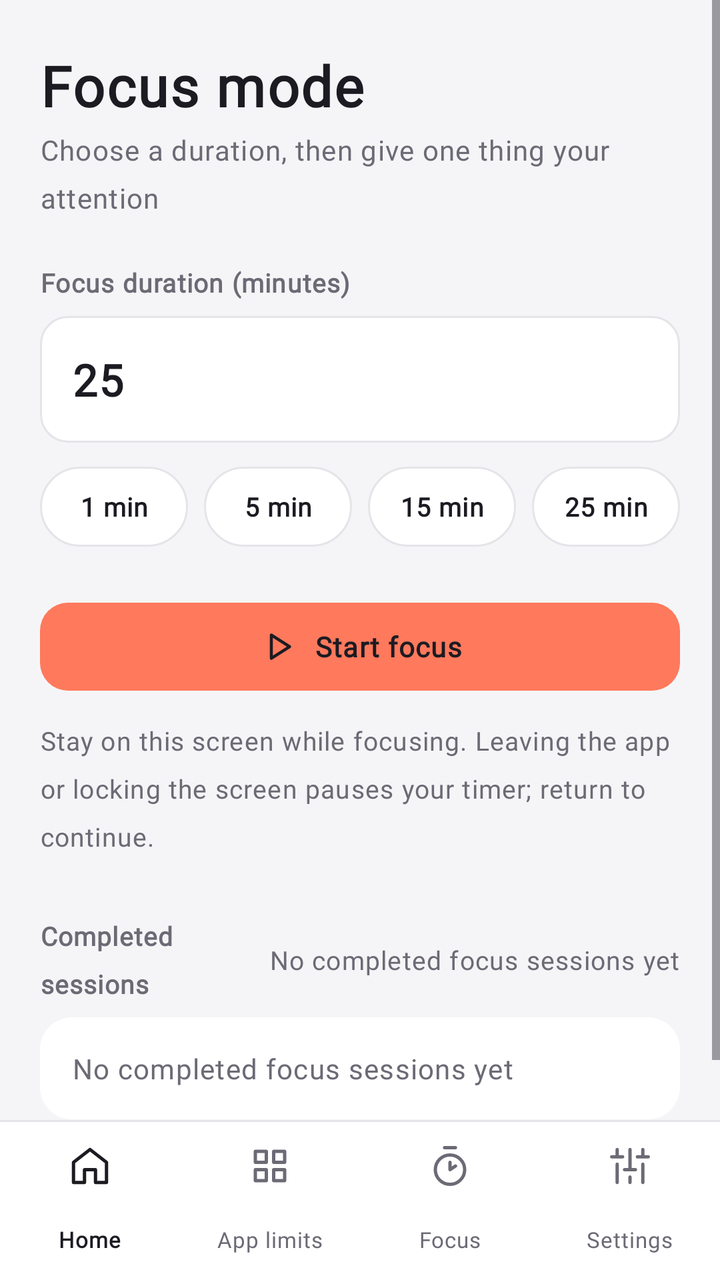
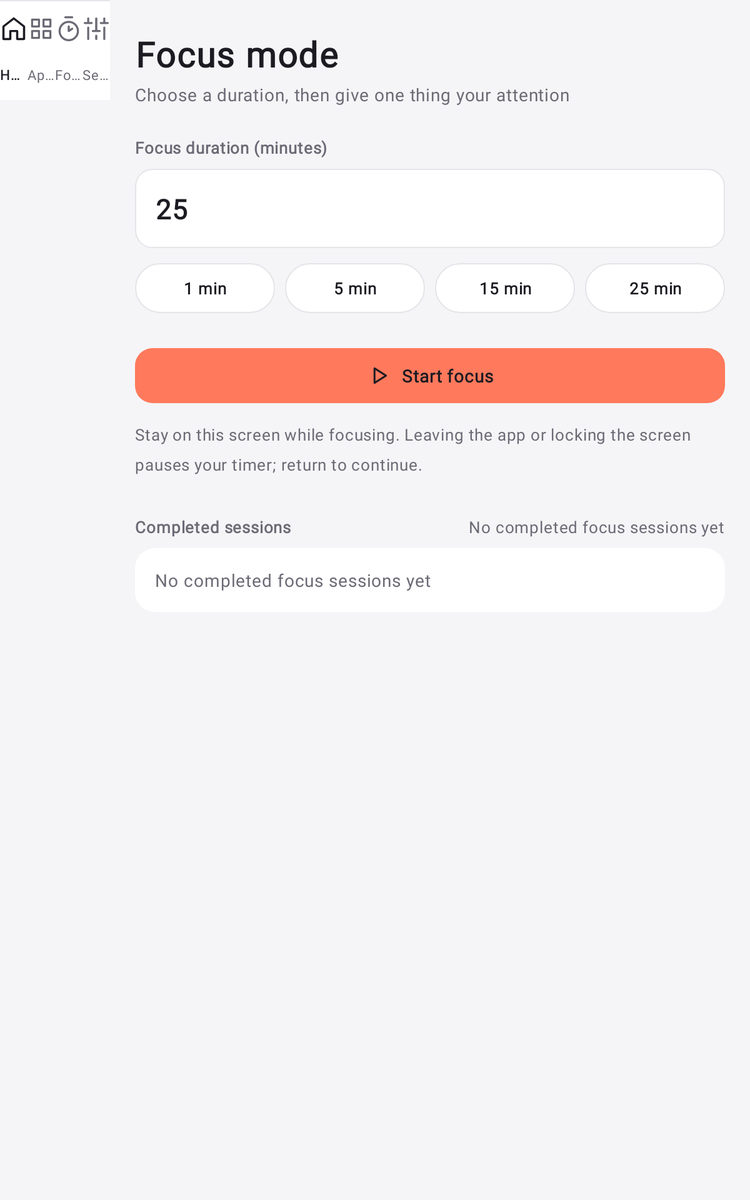

An Android layout and its configuration variant, each rendered on a device that would load it. The default file and the variant file are quoted in full after the pictures.
<!-- AndroidManifest.xml: application theme Theme.RoastApp -->
<!-- res/layout/focus_activity.xml -->
<?xml version="1.0" encoding="utf-8"?>
<androidx.constraintlayout.widget.ConstraintLayout xmlns:android="http://schemas.android.com/apk/res/android" xmlns:app="http://schemas.android.com/apk/res-auto" android:layout_width="match_parent" android:layout_height="match_parent" android:fitsSystemWindows="true" android:background="@color/pid_background">
  <include android:id="@+id/pid_navigation" layout="@layout/pid_navigation" android:layout_width="0dp" android:layout_height="wrap_content" app:layout_constraintBottom_toBottomOf="parent" app:layout_constraintStart_toStartOf="parent" app:layout_constraintEnd_toEndOf="parent" />
  <ScrollView android:id="@+id/pid_scroll" android:layout_width="0dp" android:layout_height="0dp" android:fillViewport="true" android:clipToPadding="false" app:layout_constraintTop_toTopOf="parent" app:layout_constraintBottom_toTopOf="@id/pid_navigation" app:layout_constraintStart_toStartOf="parent" app:layout_constraintEnd_toEndOf="parent">
    <androidx.constraintlayout.widget.ConstraintLayout android:layout_width="match_parent" android:layout_height="wrap_content">
      <LinearLayout android:layout_width="0dp" android:layout_height="wrap_content" android:orientation="vertical" android:paddingStart="20dp" android:paddingEnd="20dp" android:paddingTop="24dp" android:paddingBottom="32dp" app:layout_constraintTop_toTopOf="parent" app:layout_constraintStart_toStartOf="parent" app:layout_constraintEnd_toEndOf="parent" app:layout_constraintWidth_max="560dp">

        
        <com.google.android.material.button.MaterialButton android:id="@+id/btn_focus_back" style="@style/Widget.PutItDown.Button.Back" android:layout_width="wrap_content" android:layout_height="wrap_content" android:text="@string/pid_back" android:visibility="gone" />

        <TextView android:id="@+id/text_focus_title" android:layout_width="match_parent" android:layout_height="wrap_content" android:text="@string/pid_focus_title" android:textAppearance="@style/TextAppearance.PutItDown.Heading" />
        <TextView android:id="@+id/text_focus_subtitle" android:layout_width="match_parent" android:layout_height="wrap_content" android:layout_marginTop="4dp" android:text="@string/pid_focus_desc" android:textAppearance="@style/TextAppearance.PutItDown.Label" android:textColor="@color/pid_on_surface_variant" />

        <include layout="@layout/pid_focus_feedback" />

        <LinearLayout android:id="@+id/layout_focus_duration_controls" android:layout_width="match_parent" android:layout_height="wrap_content" android:orientation="vertical" android:layout_marginTop="24dp">
          <TextView android:id="@+id/pid_duration_label" android:layout_width="match_parent" android:layout_height="wrap_content" android:text="@string/pid_duration" android:textAppearance="@style/TextAppearance.PutItDown.GroupLabel" />
          <com.google.android.material.textfield.TextInputLayout android:id="@+id/input_layout_focus_minutes" style="@style/Widget.PutItDown.TextField" android:layout_width="match_parent" android:layout_height="wrap_content" android:layout_marginTop="8dp" app:hintEnabled="false">
            <com.google.android.material.textfield.TextInputEditText android:id="@+id/edit_focus_minutes" android:layout_width="match_parent" android:layout_height="wrap_content" android:inputType="number" android:maxLength="3" android:text="@string/focus_default_minutes" android:textSize="22sp" android:textStyle="bold" android:textColor="@color/pid_on_surface" android:fontFeatureSettings="tnum" android:contentDescription="@string/pid_duration" />
          </com.google.android.material.textfield.TextInputLayout>
          <LinearLayout android:layout_width="match_parent" android:layout_height="wrap_content" android:orientation="horizontal" android:layout_marginTop="12dp">
            <com.google.android.material.button.MaterialButton android:id="@+id/btn_preset_1" style="@style/Widget.PutItDown.Button.Chip" android:layout_width="0dp" android:layout_weight="1" android:layout_height="wrap_content" android:layout_marginEnd="8dp" android:text="@string/focus_preset_1_min" android:checkable="true" />
            <com.google.android.material.button.MaterialButton android:id="@+id/btn_preset_5" style="@style/Widget.PutItDown.Button.Chip" android:layout_width="0dp" android:layout_weight="1" android:layout_height="wrap_content" android:layout_marginEnd="8dp" android:text="@string/focus_preset_5_min" android:checkable="true" />
            <com.google.android.material.button.MaterialButton android:id="@+id/btn_preset_15" style="@style/Widget.PutItDown.Button.Chip" android:layout_width="0dp" android:layout_weight="1" android:layout_height="wrap_content" android:layout_marginEnd="8dp" android:text="@string/focus_preset_15_min" android:checkable="true" />
            <com.google.android.material.button.MaterialButton android:id="@+id/btn_preset_25" style="@style/Widget.PutItDown.Button.Chip" android:layout_width="0dp" android:layout_weight="1" android:layout_height="wrap_content" android:text="@string/focus_preset_25_min" android:checkable="true" />
          </LinearLayout>
        </LinearLayout>

        <LinearLayout android:id="@+id/pid_timer_container" android:layout_width="232dp" android:layout_height="232dp" android:orientation="vertical" android:layout_marginTop="28dp" android:layout_marginBottom="8dp" android:layout_gravity="center" android:gravity="center" android:background="@drawable/pid_timer_ring" android:visibility="gone">
          <TextView android:id="@+id/text_focus_status" android:layout_width="wrap_content" android:layout_height="wrap_content" android:layout_gravity="center" android:gravity="center" android:text="@string/focus_status_ready" android:textAppearance="@style/TextAppearance.PutItDown.Supporting" />
          <TextView android:id="@+id/text_focus_timer" android:layout_width="match_parent" android:layout_height="wrap_content" android:layout_marginTop="4dp" android:gravity="center" android:maxLines="1" android:text="@string/focus_default_timer" android:textAppearance="@style/TextAppearance.PutItDown.Timer" android:autoSizeTextType="uniform" android:autoSizeMinTextSize="28sp" android:autoSizeMaxTextSize="48sp" android:autoSizeStepGranularity="1sp" />
          <TextView android:id="@+id/pid_timer_caption" android:layout_width="wrap_content" android:layout_height="wrap_content" android:layout_marginTop="4dp" android:text="@string/pid_keep_open" android:textAppearance="@style/TextAppearance.PutItDown.Supporting" />
        </LinearLayout>

        <com.google.android.material.button.MaterialButton android:id="@+id/btn_focus_start" style="@style/Widget.PutItDown.Button.Primary" android:layout_width="match_parent" android:layout_height="wrap_content" android:layout_marginTop="24dp" android:text="@string/pid_start_focus" app:icon="@drawable/pid_ic_play" />
        <com.google.android.material.button.MaterialButton android:id="@+id/btn_focus_abandon" style="@style/Widget.PutItDown.Button.Secondary" android:layout_width="match_parent" android:layout_height="wrap_content" android:layout_marginTop="24dp" android:text="@string/pid_end_focus" android:visibility="gone" />
        <TextView android:id="@+id/pid_focus_note" android:layout_width="match_parent" android:layout_height="wrap_content" android:layout_marginTop="12dp" android:text="@string/pid_focus_note" android:textAppearance="@style/TextAppearance.PutItDown.Supporting" />

        <LinearLayout android:layout_width="match_parent" android:layout_height="wrap_content" android:orientation="horizontal" android:gravity="center_vertical" android:layout_marginTop="32dp">
          <TextView android:id="@+id/text_focus_history_header" android:layout_width="0dp" android:layout_weight="1" android:layout_height="wrap_content" android:text="@string/pid_completed" android:textAppearance="@style/TextAppearance.PutItDown.GroupLabel" />
          <TextView android:id="@+id/text_focus_completed_count" android:layout_width="wrap_content" android:layout_height="wrap_content" android:text="@string/focus_history_empty" android:textAppearance="@style/TextAppearance.PutItDown.Supporting" />
        </LinearLayout>
        <TextView android:id="@+id/text_focus_history_list" android:layout_width="match_parent" android:layout_height="wrap_content" android:layout_marginTop="8dp" android:padding="16dp" android:background="@drawable/pid_card_background" android:text="@string/focus_history_empty" android:textAppearance="@style/TextAppearance.PutItDown.Label" android:textColor="@color/pid_on_surface_variant" android:lineSpacingExtra="4dp" />
      </LinearLayout>
    </androidx.constraintlayout.widget.ConstraintLayout>
  </ScrollView>
</androidx.constraintlayout.widget.ConstraintLayout>
<!-- res/layout/pid_navigation.xml (included above) -->
<?xml version="1.0" encoding="utf-8"?>
<FrameLayout
    xmlns:android="http://schemas.android.com/apk/res/android"
    xmlns:app="http://schemas.android.com/apk/res-auto"
    android:layout_width="match_parent"
    android:layout_height="wrap_content">
  <com.google.android.material.bottomnavigation.BottomNavigationView
      android:id="@+id/pid_bottom_nav"
      android:layout_width="match_parent"
      android:layout_height="wrap_content"
      android:background="@color/pid_surface"
      app:menu="@menu/pid_navigation"
      app:labelVisibilityMode="labeled"
      app:itemIconTint="@color/pid_nav_icon"
      app:itemTextColor="@color/pid_nav_content"
      app:itemActiveIndicatorStyle="@style/Widget.PutItDown.NavigationIndicator"
      app:itemTextAppearanceActive="@style/TextAppearance.PutItDown.Nav"
      app:itemTextAppearanceInactive="@style/TextAppearance.PutItDown.Nav"
      app:itemIconSize="22dp"
      app:elevation="0dp" />
  <View
      android:layout_width="match_parent"
      android:layout_height="1dp"
      android:background="@color/pid_outline_variant" />
</FrameLayout>
<!-- res/layout/pid_focus_feedback.xml (included above) -->
<?xml version="1.0" encoding="utf-8"?>
<LinearLayout xmlns:android="http://schemas.android.com/apk/res/android" xmlns:app="http://schemas.android.com/apk/res-auto" android:id="@+id/pid_focus_feedback" android:layout_width="match_parent" android:layout_height="wrap_content" android:orientation="horizontal" android:gravity="center_vertical" android:background="@drawable/pid_tonal_panel" android:padding="14dp" android:layout_marginTop="20dp" android:visibility="gone" android:accessibilityLiveRegion="polite">
    <ImageView android:layout_width="20dp" android:layout_height="20dp" android:layout_marginEnd="10dp" android:src="@drawable/pid_ic_check" app:tint="@color/pid_success" android:importantForAccessibility="no" />
    <TextView android:id="@+id/pid_focus_feedback_text" android:layout_width="0dp" android:layout_weight="1" android:layout_height="wrap_content" android:text="@string/focus_status_completed" android:textAppearance="@style/TextAppearance.PutItDown.Label" />
</LinearLayout>
<!-- resources referenced by this layout -->
<resources>
  <color name="pid_background">#F5F5F7</color>
  <color name="pid_on_surface">#1C1B22</color>
  <color name="pid_on_surface_variant">#6B6A75</color>
  <color name="pid_outline_variant">#E4E4E9</color>
  <color name="pid_success">#2E7D46</color>
  <color name="pid_surface">#FFFFFF</color>
  <string name="focus_default_minutes">25</string>
  <string name="focus_default_timer">25:00</string>
  <string name="focus_history_empty">No completed focus sessions yet</string>
  <string name="focus_preset_15_min">15 min</string>
  <string name="focus_preset_1_min">1 min</string>
  <string name="focus_preset_25_min">25 min</string>
  <string name="focus_preset_5_min">5 min</string>
  <string name="focus_status_completed">Focus session completed! Saved to history.</string>
  <string name="focus_status_ready">Ready to start focusing</string>
  <string name="pid_back">Back</string>
  <string name="pid_completed">Completed sessions</string>
  <string name="pid_duration">Focus duration (minutes)</string>
  <string name="pid_end_focus">End this session</string>
  <string name="pid_focus_desc">Choose a duration, then give one thing your attention</string>
  <string name="pid_focus_note">Stay on this screen while focusing. Leaving the app or locking the screen pauses your timer; return to continue.</string>
  <string name="pid_focus_title">Focus mode</string>
  <string name="pid_keep_open">Keep this screen open</string>
  <string name="pid_start_focus">Start focus</string>
  <style name="TextAppearance.PutItDown.GroupLabel" parent="TextAppearance.PutItDown.Supporting">
      <item name="android:textStyle">bold</item>
    </style>
  <style name="TextAppearance.PutItDown.Heading" parent="TextAppearance.PutItDown.Body">
      <item name="android:textSize">@dimen/pid_type_heading</item>
      <item name="android:textStyle">bold</item>
    </style>
  <style name="TextAppearance.PutItDown.Label" parent="TextAppearance.PutItDown.Body">
      <item name="android:textSize">@dimen/pid_type_label</item>
    </style>
  <style name="TextAppearance.PutItDown.Nav" parent="TextAppearance.PutItDown.Supporting">
      <item name="android:textSize">11sp</item>
    </style>
  <dimen name="pid_card_radius">16dp</dimen>
  <color name="pid_brand_coral">#FF795C</color>
  <dimen name="pid_type_heading">28sp</dimen>
  <dimen name="pid_type_label">14sp</dimen>
  <dimen name="pid_type_supporting">13sp</dimen>
  <dimen name="pid_type_timer">48sp</dimen>
  <dimen name="pid_touch_target">48dp</dimen>
  <dimen name="pid_icon_size">20dp</dimen>
  <dimen name="pid_primary_height">52dp</dimen>
  <dimen name="pid_button_radius">14dp</dimen>
  <color name="pid_secondary_container">#EDEDF1</color>
  <style name="ShapeAppearance_PutItDown" parent="">
      <item name="cornerFamily">rounded</item>
      <item name="cornerSize">@dimen/pid_card_radius</item>
    </style>
  <color name="pid_system_nav">@color/pid_surface</color>
  <dimen name="pid_type_body">16sp</dimen>
  <color name="pid_primary">#3448F0</color>
  <color name="pid_on_primary">#FFFFFF</color>
  <color name="pid_primary_container">#FF795C</color>
  <color name="pid_on_primary_container">#1C1B22</color>
  <color name="pid_secondary">#3448F0</color>
  <color name="pid_on_secondary">#FFFFFF</color>
  <color name="pid_on_secondary_container">#1C1B22</color>
  <color name="pid_outline">#8A8994</color>
  <color name="pid_error">#B3261E</color>
  <color name="pid_on_error">#FFFFFF</color>
  <color name="pid_error_container">#FCEEEE</color>
  <color name="pid_on_error_container">#B3261E</color>
  <color name="pid_brand_ink">#252033</color>
  <dimen name="pid_card_padding">16dp</dimen>
  <style name="Widget.PutItDown.BottomSheet" parent="Widget.Material3.BottomSheet.Modal">
      <item name="backgroundTint">@color/pid_surface</item>
    </style>
  <!-- some entries are left out for length -->
</resources>
<!-- res/layout-sw600dp/focus_activity.xml (the repository's variant of the layout above) -->
<!-- drawn on a 7-inch tablet held upright -->
<?xml version="1.0" encoding="utf-8"?>
<androidx.constraintlayout.widget.ConstraintLayout xmlns:android="http://schemas.android.com/apk/res/android" xmlns:app="http://schemas.android.com/apk/res-auto" android:layout_width="match_parent" android:layout_height="match_parent" android:fitsSystemWindows="true" android:background="@color/pid_background">
  <include android:id="@+id/pid_navigation" layout="@layout/pid_navigation" android:layout_width="88dp" android:layout_height="0dp" app:layout_constraintBottom_toBottomOf="parent" app:layout_constraintStart_toStartOf="parent" app:layout_constraintTop_toTopOf="parent" />
  <ScrollView android:id="@+id/pid_scroll" android:layout_width="0dp" android:layout_height="0dp" android:fillViewport="true" android:clipToPadding="false" app:layout_constraintTop_toTopOf="parent" app:layout_constraintEnd_toEndOf="parent" app:layout_constraintBottom_toBottomOf="parent" app:layout_constraintStart_toEndOf="@id/pid_navigation">
    <androidx.constraintlayout.widget.ConstraintLayout android:layout_width="match_parent" android:layout_height="wrap_content">
      <LinearLayout android:layout_width="0dp" android:layout_height="wrap_content" android:orientation="vertical" android:paddingStart="20dp" android:paddingEnd="20dp" android:paddingTop="24dp" android:paddingBottom="32dp" app:layout_constraintTop_toTopOf="parent" app:layout_constraintStart_toStartOf="parent" app:layout_constraintEnd_toEndOf="parent" app:layout_constraintWidth_max="560dp">

        
        <com.google.android.material.button.MaterialButton android:id="@+id/btn_focus_back" style="@style/Widget.PutItDown.Button.Back" android:layout_width="wrap_content" android:layout_height="wrap_content" android:text="@string/pid_back" android:visibility="gone" />

        <TextView android:id="@+id/text_focus_title" android:layout_width="match_parent" android:layout_height="wrap_content" android:text="@string/pid_focus_title" android:textAppearance="@style/TextAppearance.PutItDown.Heading" />
        <TextView android:id="@+id/text_focus_subtitle" android:layout_width="match_parent" android:layout_height="wrap_content" android:layout_marginTop="4dp" android:text="@string/pid_focus_desc" android:textAppearance="@style/TextAppearance.PutItDown.Label" android:textColor="@color/pid_on_surface_variant" />

        <include layout="@layout/pid_focus_feedback" />

        <LinearLayout android:id="@+id/layout_focus_duration_controls" android:layout_width="match_parent" android:layout_height="wrap_content" android:orientation="vertical" android:layout_marginTop="24dp">
          <TextView android:id="@+id/pid_duration_label" android:layout_width="match_parent" android:layout_height="wrap_content" android:text="@string/pid_duration" android:textAppearance="@style/TextAppearance.PutItDown.GroupLabel" />
          <com.google.android.material.textfield.TextInputLayout android:id="@+id/input_layout_focus_minutes" style="@style/Widget.PutItDown.TextField" android:layout_width="match_parent" android:layout_height="wrap_content" android:layout_marginTop="8dp" app:hintEnabled="false">
            <com.google.android.material.textfield.TextInputEditText android:id="@+id/edit_focus_minutes" android:layout_width="match_parent" android:layout_height="wrap_content" android:inputType="number" android:maxLength="3" android:text="@string/focus_default_minutes" android:textSize="22sp" android:textStyle="bold" android:textColor="@color/pid_on_surface" android:fontFeatureSettings="tnum" android:contentDescription="@string/pid_duration" />
          </com.google.android.material.textfield.TextInputLayout>
          <LinearLayout android:layout_width="match_parent" android:layout_height="wrap_content" android:orientation="horizontal" android:layout_marginTop="12dp">
            <com.google.android.material.button.MaterialButton android:id="@+id/btn_preset_1" style="@style/Widget.PutItDown.Button.Chip" android:layout_width="0dp" android:layout_weight="1" android:layout_height="wrap_content" android:layout_marginEnd="8dp" android:text="@string/focus_preset_1_min" android:checkable="true" />
            <com.google.android.material.button.MaterialButton android:id="@+id/btn_preset_5" style="@style/Widget.PutItDown.Button.Chip" android:layout_width="0dp" android:layout_weight="1" android:layout_height="wrap_content" android:layout_marginEnd="8dp" android:text="@string/focus_preset_5_min" android:checkable="true" />
            <com.google.android.material.button.MaterialButton android:id="@+id/btn_preset_15" style="@style/Widget.PutItDown.Button.Chip" android:layout_width="0dp" android:layout_weight="1" android:layout_height="wrap_content" android:layout_marginEnd="8dp" android:text="@string/focus_preset_15_min" android:checkable="true" />
            <com.google.android.material.button.MaterialButton android:id="@+id/btn_preset_25" style="@style/Widget.PutItDown.Button.Chip" android:layout_width="0dp" android:layout_weight="1" android:layout_height="wrap_content" android:text="@string/focus_preset_25_min" android:checkable="true" />
          </LinearLayout>
        </LinearLayout>

        <LinearLayout android:id="@+id/pid_timer_container" android:layout_width="232dp" android:layout_height="232dp" android:orientation="vertical" android:layout_marginTop="28dp" android:layout_marginBottom="8dp" android:layout_gravity="center" android:gravity="center" android:background="@drawable/pid_timer_ring" android:visibility="gone">
          <TextView android:id="@+id/text_focus_status" android:layout_width="wrap_content" android:layout_height="wrap_content" android:layout_gravity="center" android:gravity="center" android:text="@string/focus_status_ready" android:textAppearance="@style/TextAppearance.PutItDown.Supporting" />
          <TextView android:id="@+id/text_focus_timer" android:layout_width="match_parent" android:layout_height="wrap_content" android:layout_marginTop="4dp" android:gravity="center" android:maxLines="1" android:text="@string/focus_default_timer" android:textAppearance="@style/TextAppearance.PutItDown.Timer" android:autoSizeTextType="uniform" android:autoSizeMinTextSize="28sp" android:autoSizeMaxTextSize="48sp" android:autoSizeStepGranularity="1sp" />
          <TextView android:id="@+id/pid_timer_caption" android:layout_width="wrap_content" android:layout_height="wrap_content" android:layout_marginTop="4dp" android:text="@string/pid_keep_open" android:textAppearance="@style/TextAppearance.PutItDown.Supporting" />
        </LinearLayout>

        <com.google.android.material.button.MaterialButton android:id="@+id/btn_focus_start" style="@style/Widget.PutItDown.Button.Primary" android:layout_width="match_parent" android:layout_height="wrap_content" android:layout_marginTop="24dp" android:text="@string/pid_start_focus" app:icon="@drawable/pid_ic_play" />
        <com.google.android.material.button.MaterialButton android:id="@+id/btn_focus_abandon" style="@style/Widget.PutItDown.Button.Secondary" android:layout_width="match_parent" android:layout_height="wrap_content" android:layout_marginTop="24dp" android:text="@string/pid_end_focus" android:visibility="gone" />
        <TextView android:id="@+id/pid_focus_note" android:layout_width="match_parent" android:layout_height="wrap_content" android:layout_marginTop="12dp" android:text="@string/pid_focus_note" android:textAppearance="@style/TextAppearance.PutItDown.Supporting" />

        <LinearLayout android:layout_width="match_parent" android:layout_height="wrap_content" android:orientation="horizontal" android:gravity="center_vertical" android:layout_marginTop="32dp">
          <TextView android:id="@+id/text_focus_history_header" android:layout_width="0dp" android:layout_weight="1" android:layout_height="wrap_content" android:text="@string/pid_completed" android:textAppearance="@style/TextAppearance.PutItDown.GroupLabel" />
          <TextView android:id="@+id/text_focus_completed_count" android:layout_width="wrap_content" android:layout_height="wrap_content" android:text="@string/focus_history_empty" android:textAppearance="@style/TextAppearance.PutItDown.Supporting" />
        </LinearLayout>
        <TextView android:id="@+id/text_focus_history_list" android:layout_width="match_parent" android:layout_height="wrap_content" android:layout_marginTop="8dp" android:padding="16dp" android:background="@drawable/pid_card_background" android:text="@string/focus_history_empty" android:textAppearance="@style/TextAppearance.PutItDown.Label" android:textColor="@color/pid_on_surface_variant" android:lineSpacingExtra="4dp" />
      </LinearLayout>
    </androidx.constraintlayout.widget.ConstraintLayout>
  </ScrollView>
</androidx.constraintlayout.widget.ConstraintLayout>
<!-- resources referenced by the variant -->
<!-- as a 7-inch tablet held upright resolves them -->
<resources>
  <color name="pid_background">#F5F5F7</color>
  <color name="pid_on_surface">#1C1B22</color>
  <color name="pid_on_surface_variant">#6B6A75</color>
  <color name="pid_outline_variant">#E4E4E9</color>
  <color name="pid_success">#2E7D46</color>
  <color name="pid_surface">#FFFFFF</color>
  <string name="focus_default_minutes">25</string>
  <string name="focus_default_timer">25:00</string>
  <string name="focus_history_empty">No completed focus sessions yet</string>
  <string name="focus_preset_15_min">15 min</string>
  <string name="focus_preset_1_min">1 min</string>
  <string name="focus_preset_25_min">25 min</string>
  <string name="focus_preset_5_min">5 min</string>
  <string name="focus_status_completed">Focus session completed! Saved to history.</string>
  <string name="focus_status_ready">Ready to start focusing</string>
  <string name="pid_back">Back</string>
  <string name="pid_completed">Completed sessions</string>
  <string name="pid_duration">Focus duration (minutes)</string>
  <string name="pid_end_focus">End this session</string>
  <string name="pid_focus_desc">Choose a duration, then give one thing your attention</string>
  <string name="pid_focus_note">Stay on this screen while focusing. Leaving the app or locking the screen pauses your timer; return to continue.</string>
  <string name="pid_focus_title">Focus mode</string>
  <string name="pid_keep_open">Keep this screen open</string>
  <string name="pid_start_focus">Start focus</string>
  <style name="TextAppearance.PutItDown.GroupLabel" parent="TextAppearance.PutItDown.Supporting">
      <item name="android:textStyle">bold</item>
    </style>
  <style name="TextAppearance.PutItDown.Heading" parent="TextAppearance.PutItDown.Body">
      <item name="android:textSize">@dimen/pid_type_heading</item>
      <item name="android:textStyle">bold</item>
    </style>
  <style name="TextAppearance.PutItDown.Label" parent="TextAppearance.PutItDown.Body">
      <item name="android:textSize">@dimen/pid_type_label</item>
    </style>
  <style name="TextAppearance.PutItDown.Nav" parent="TextAppearance.PutItDown.Supporting">
      <item name="android:textSize">11sp</item>
    </style>
  <dimen name="pid_card_radius">16dp</dimen>
  <color name="pid_brand_coral">#FF795C</color>
  <dimen name="pid_type_heading">28sp</dimen>
  <dimen name="pid_type_label">14sp</dimen>
  <dimen name="pid_type_supporting">13sp</dimen>
  <dimen name="pid_type_timer">48sp</dimen>
  <dimen name="pid_touch_target">48dp</dimen>
  <dimen name="pid_icon_size">20dp</dimen>
  <dimen name="pid_primary_height">52dp</dimen>
  <dimen name="pid_button_radius">14dp</dimen>
  <color name="pid_secondary_container">#EDEDF1</color>
  <style name="ShapeAppearance_PutItDown" parent="">
      <item name="cornerFamily">rounded</item>
      <item name="cornerSize">@dimen/pid_card_radius</item>
    </style>
  <!-- from res/values-sw600dp/ -->
  <color name="pid_system_nav">@color/pid_background</color>
  <dimen name="pid_type_body">16sp</dimen>
  <color name="pid_primary">#3448F0</color>
  <color name="pid_on_primary">#FFFFFF</color>
  <color name="pid_primary_container">#FF795C</color>
  <color name="pid_on_primary_container">#1C1B22</color>
  <color name="pid_secondary">#3448F0</color>
  <color name="pid_on_secondary">#FFFFFF</color>
  <color name="pid_on_secondary_container">#1C1B22</color>
  <color name="pid_outline">#8A8994</color>
  <color name="pid_error">#B3261E</color>
  <color name="pid_on_error">#FFFFFF</color>
  <color name="pid_error_container">#FCEEEE</color>
  <color name="pid_on_error_container">#B3261E</color>
  <color name="pid_brand_ink">#252033</color>
  <dimen name="pid_card_padding">16dp</dimen>
  <style name="Widget.PutItDown.BottomSheet" parent="Widget.Material3.BottomSheet.Modal">
      <item name="backgroundTint">@color/pid_surface</item>
    </style>
  <!-- some entries are left out for length -->
</resources>
